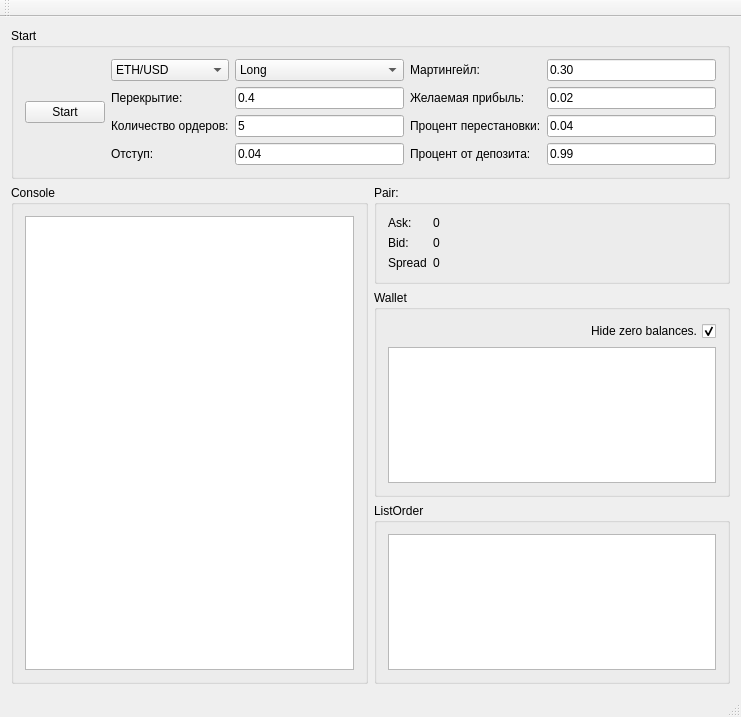
<?xml version="1.0" encoding="UTF-8"?>
<ui version="4.0">
 <class>MainWindow</class>
 <widget class="QMainWindow" name="MainWindow">
  <property name="geometry">
   <rect>
    <x>0</x>
    <y>0</y>
    <width>741</width>
    <height>717</height>
   </rect>
  </property>
  <property name="windowTitle">
   <string>MainWindow</string>
  </property>
  <widget class="QWidget" name="centralWidget">
   <layout class="QGridLayout" name="gridLayout_4">
    <item row="0" column="0" colspan="2">
     <widget class="QGroupBox" name="groupBox_5">
      <property name="title">
       <string>Start</string>
      </property>
      <layout class="QHBoxLayout" name="horizontalLayout">
       <item>
        <widget class="QPushButton" name="pushButton">
         <property name="text">
          <string>Start</string>
         </property>
        </widget>
       </item>
       <item>
        <layout class="QGridLayout" name="gridLayout_3">
         <item row="3" column="2">
          <widget class="QLabel" name="label_16">
           <property name="text">
            <string>Процент от депозита:</string>
           </property>
          </widget>
         </item>
         <item row="3" column="3">
          <widget class="QLineEdit" name="lineEdit_deposit">
           <property name="text">
            <string>0.99</string>
           </property>
          </widget>
         </item>
         <item row="2" column="2">
          <widget class="QLabel" name="label_14">
           <property name="text">
            <string>Процент перестановки:</string>
           </property>
          </widget>
         </item>
         <item row="2" column="3">
          <widget class="QLineEdit" name="lineEditProcent">
           <property name="text">
            <string>0.04</string>
           </property>
          </widget>
         </item>
         <item row="1" column="2">
          <widget class="QLabel" name="label_13">
           <property name="text">
            <string>Желаемая прибыль:</string>
           </property>
          </widget>
         </item>
         <item row="1" column="3">
          <widget class="QLineEdit" name="lineEditProfit">
           <property name="text">
            <string>0.02</string>
           </property>
          </widget>
         </item>
         <item row="0" column="3">
          <widget class="QLineEdit" name="lineEditMartingaile">
           <property name="text">
            <string>0.30</string>
           </property>
          </widget>
         </item>
         <item row="0" column="2">
          <widget class="QLabel" name="label_12">
           <property name="text">
            <string>Мартингейл:</string>
           </property>
          </widget>
         </item>
         <item row="3" column="0">
          <widget class="QLabel" name="label_6">
           <property name="text">
            <string>Отступ:</string>
           </property>
          </widget>
         </item>
         <item row="3" column="1">
          <widget class="QLineEdit" name="lineEditOtstup">
           <property name="text">
            <string>0.04</string>
           </property>
          </widget>
         </item>
         <item row="2" column="0">
          <widget class="QLabel" name="label_4">
           <property name="text">
            <string>Количество ордеров:</string>
           </property>
          </widget>
         </item>
         <item row="2" column="1">
          <widget class="QLineEdit" name="lineEditNumberOrders">
           <property name="text">
            <string>5</string>
           </property>
          </widget>
         </item>
         <item row="1" column="0">
          <widget class="QLabel" name="label_2">
           <property name="text">
            <string>Перекрытие:</string>
           </property>
          </widget>
         </item>
         <item row="1" column="1">
          <widget class="QLineEdit" name="lineEditPerekritie">
           <property name="text">
            <string>0.4</string>
           </property>
          </widget>
         </item>
         <item row="0" column="1">
          <widget class="QComboBox" name="comboBox">
           <item>
            <property name="text">
             <string>Long</string>
            </property>
           </item>
           <item>
            <property name="text">
             <string>Short</string>
            </property>
           </item>
          </widget>
         </item>
         <item row="0" column="0">
          <widget class="QComboBox" name="comboBox_2">
           <item>
            <property name="text">
             <string>ETH/USD</string>
            </property>
           </item>
          </widget>
         </item>
        </layout>
       </item>
      </layout>
     </widget>
    </item>
    <item row="1" column="1">
     <widget class="QGroupBox" name="groupBox">
      <property name="title">
       <string>Pair:</string>
      </property>
      <layout class="QFormLayout" name="formLayout">
       <item row="0" column="0">
        <widget class="QLabel" name="label">
         <property name="text">
          <string>Ask:</string>
         </property>
        </widget>
       </item>
       <item row="0" column="1">
        <widget class="QLabel" name="labelAsk">
         <property name="text">
          <string>0</string>
         </property>
        </widget>
       </item>
       <item row="1" column="0">
        <widget class="QLabel" name="label_3">
         <property name="text">
          <string>Bid:</string>
         </property>
        </widget>
       </item>
       <item row="1" column="1">
        <widget class="QLabel" name="labelBid">
         <property name="text">
          <string>0</string>
         </property>
        </widget>
       </item>
       <item row="2" column="0">
        <widget class="QLabel" name="label_5">
         <property name="text">
          <string>Spread</string>
         </property>
        </widget>
       </item>
       <item row="2" column="1">
        <widget class="QLabel" name="labelSpread">
         <property name="text">
          <string>0</string>
         </property>
        </widget>
       </item>
      </layout>
     </widget>
    </item>
    <item row="3" column="1">
     <widget class="QGroupBox" name="groupBox_3">
      <property name="title">
       <string>ListOrder</string>
      </property>
      <layout class="QVBoxLayout" name="verticalLayout_2">
       <item>
        <layout class="QVBoxLayout" name="verticalLayoutListOrder">
         <item>
          <widget class="QTableView" name="tableViewOrders">
           <property name="horizontalScrollBarPolicy">
            <enum>Qt::ScrollBarAlwaysOff</enum>
           </property>
           <property name="showGrid">
            <bool>false</bool>
           </property>
           <property name="sortingEnabled">
            <bool>true</bool>
           </property>
           <attribute name="verticalHeaderVisible">
            <bool>false</bool>
           </attribute>
          </widget>
         </item>
        </layout>
       </item>
      </layout>
     </widget>
    </item>
    <item row="1" column="0" rowspan="3">
     <widget class="QGroupBox" name="groupBox_4">
      <property name="title">
       <string>Console</string>
      </property>
      <layout class="QGridLayout" name="gridLayout_2">
       <item row="0" column="0">
        <widget class="QTextEdit" name="console"/>
       </item>
      </layout>
     </widget>
    </item>
    <item row="2" column="1">
     <widget class="QGroupBox" name="groupBox_2">
      <property name="title">
       <string>Wallet</string>
      </property>
      <layout class="QGridLayout" name="gridLayout">
       <item row="1" column="0" colspan="2">
        <widget class="QTableView" name="tableViewBalances">
         <property name="horizontalScrollBarPolicy">
          <enum>Qt::ScrollBarAlwaysOff</enum>
         </property>
         <property name="showGrid">
          <bool>false</bool>
         </property>
         <attribute name="horizontalHeaderVisible">
          <bool>true</bool>
         </attribute>
         <attribute name="verticalHeaderVisible">
          <bool>false</bool>
         </attribute>
         <attribute name="verticalHeaderDefaultSectionSize">
          <number>20</number>
         </attribute>
         <attribute name="verticalHeaderMinimumSectionSize">
          <number>20</number>
         </attribute>
        </widget>
       </item>
       <item row="0" column="1">
        <widget class="QCheckBox" name="hideZeroBalances">
         <property name="layoutDirection">
          <enum>Qt::RightToLeft</enum>
         </property>
         <property name="text">
          <string>Hide zero balances.</string>
         </property>
         <property name="checked">
          <bool>true</bool>
         </property>
        </widget>
       </item>
      </layout>
     </widget>
    </item>
   </layout>
  </widget>
  <widget class="QMenuBar" name="menuBar">
   <property name="geometry">
    <rect>
     <x>0</x>
     <y>0</y>
     <width>741</width>
     <height>21</height>
    </rect>
   </property>
  </widget>
  <widget class="QToolBar" name="mainToolBar">
   <attribute name="toolBarArea">
    <enum>TopToolBarArea</enum>
   </attribute>
   <attribute name="toolBarBreak">
    <bool>false</bool>
   </attribute>
  </widget>
  <widget class="QStatusBar" name="statusBar"/>
 </widget>
 <layoutdefault spacing="6" margin="11"/>
 <resources/>
 <connections/>
</ui>
